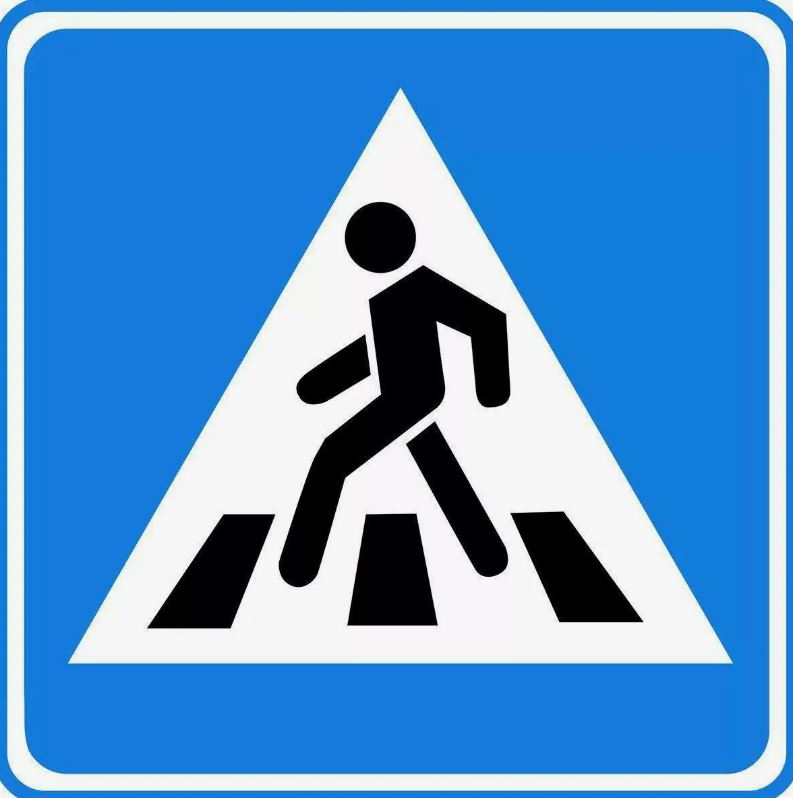
//> input picture image2_openCV_lab2.jpg, 793 x 798 px
$ ./opencv_practice_2   (built with g++ and OpenCV 4)
//> lines starting //> are read from the running program, lines starting //| are printed output that depends on the picture; after the words box and inside, x2 and y2 are one past the last pixel; in counts of white or black regions, pixels touching at a corner belong together
#include <opencv2/imgproc.hpp>
#include <opencv2/highgui.hpp>
#include <opencv2/opencv.hpp>
#include <iostream>
#include <string>

using namespace std;
using namespace cv;

int check_open_image(Mat image) {
    if (image.empty()) {
        cout << "Ошибка! Не удалось открыть изображение!" << endl;
        return -1;
    }
}

int  change_color(Mat image, int number, string str) {
    Mat color_space;
    cvtColor(image, color_space, number);
    namedWindow(str, WINDOW_NORMAL);
    imshow(str, color_space);
    return 0;
}


int main() {
    setlocale(0, "");
    int n;
    cout << "Возможности программы:" << endl;
    cout << "1. Вывод изображения в различных цветовых пространствах" << endl;
    cout << "2. Вывод изображения с фильтром Гаусса. Обнаружение и рисование линий." << endl;
    cout << "3. Обнаружение и рисование окружностей." << endl;
    cout << "Введите число от 1 до 3: ";
    cin >> n;
//> the answer given: 3
    if ((cin.fail()) || ((n!=1) && (n!=2) && (n!=3))){
        cout << "Неправильный ввод!" << endl;
        cout << "Программа завершена";
        cout << endl;
        system("pause");
        return 0;
    }


    if (n == 1) {
        Mat image = imread("C:/Users/VALev/OneDrive/Рабочий стол/Политех/8 семестр/Лабы openCV/opencv_practice_2/image1_openCV_lab2.jpg");
        check_open_image(image);

        namedWindow("BGR", WINDOW_NORMAL);
        imshow("BGR", image);

        change_color(image, COLOR_BGR2RGB, "RGB");
        change_color(image, COLOR_BGR2HSV, "HSV");
        change_color(image, COLOR_BGR2Lab, "LAB");
        change_color(image, COLOR_BGR2GRAY, "GRAY");
        change_color(image, COLOR_BGR2XYZ, "XYZ");
    }

    if (n == 2) {
        Mat image2 = imread("C:/Users/VALev/OneDrive/Рабочий стол/Политех/8 семестр/Лабы openCV/opencv_practice_2/image2_openCV_lab2.jpg");
        check_open_image(image2);

        Mat image2_gauss_blur;
        GaussianBlur(image2, image2_gauss_blur, Size(7, 7), 0);
        imshow("Размытое изображение", image2_gauss_blur);

        vector<Vec4i> lines;
        Mat poisk_angle;
        Canny(image2_gauss_blur, poisk_angle, 150, 300);
        HoughLinesP(poisk_angle, lines, 1, CV_PI / 180, 50, 50, 20);
        for (size_t i = 0; i < lines.size(); i++) {
            Vec4i line_i = lines[i];
            line(image2, Point(line_i[0], line_i[1]), Point(line_i[2], line_i[3]), Scalar(0, 0, 255), 4);
        }
        imshow("Обведенные линии", image2);
    }

    if (n == 3) {
        Mat image3 = imread("C:/Users/VALev/OneDrive/Рабочий стол/Политех/8 семестр/Лабы openCV/opencv_practice_2/image2_openCV_lab2.jpg");
//> image3 is the input picture: 798 rows x 793 cols, CV_8UC3; mean B, G, R 206, 147.2, 84.3
        check_open_image(image3);

        vector<Vec3f> circles;
        Mat image3_gauss_blur;
        cvtColor(image3, image3_gauss_blur, COLOR_BGR2GRAY);
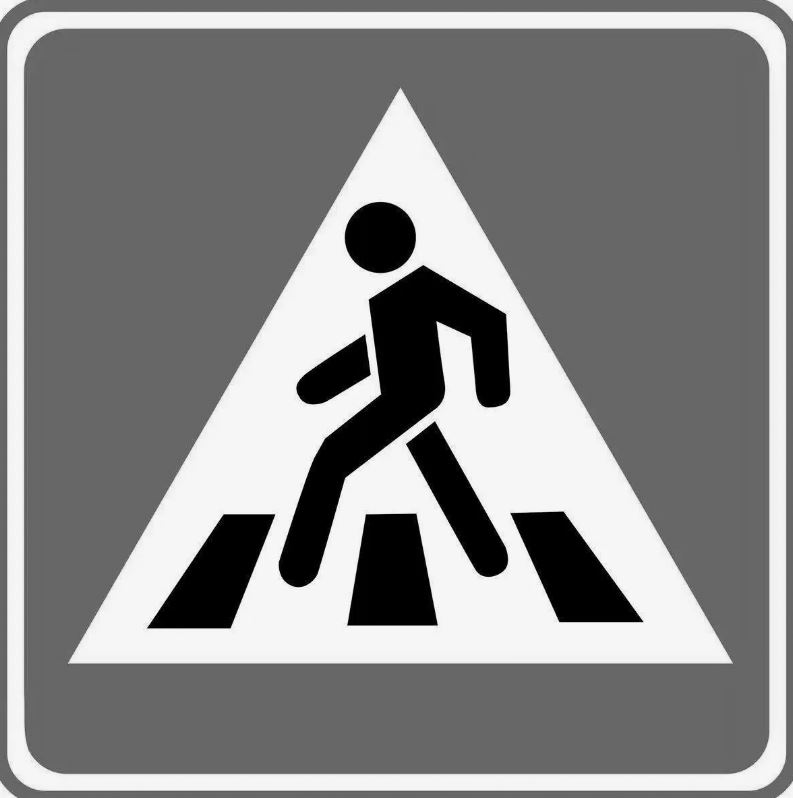
//> image3_gauss_blur: 798 rows x 793 cols, CV_8UC1; min 0, max 255, mean 135.1
        GaussianBlur(image3_gauss_blur, image3_gauss_blur, Size(7, 7), 0);
        HoughCircles(image3_gauss_blur, circles, HOUGH_GRADIENT, 2, image3_gauss_blur.rows / 4, 10, 200);
//> circles = 1 circle (x, y, radius): [379, 237, 35.8]

        for (size_t i = 0; i < circles.size(); i++) {
            Point center(cvRound(circles[i][0]), cvRound(circles[i][1]));
            int radius = cvRound(circles[i][2]);
            circle(image3, center, radius, Scalar(0, 0, 255), 4, 8, 0);
        }
//> this loop made 1 pass
//> (center, radius) on pass 1: (Point(379, 237), 36)
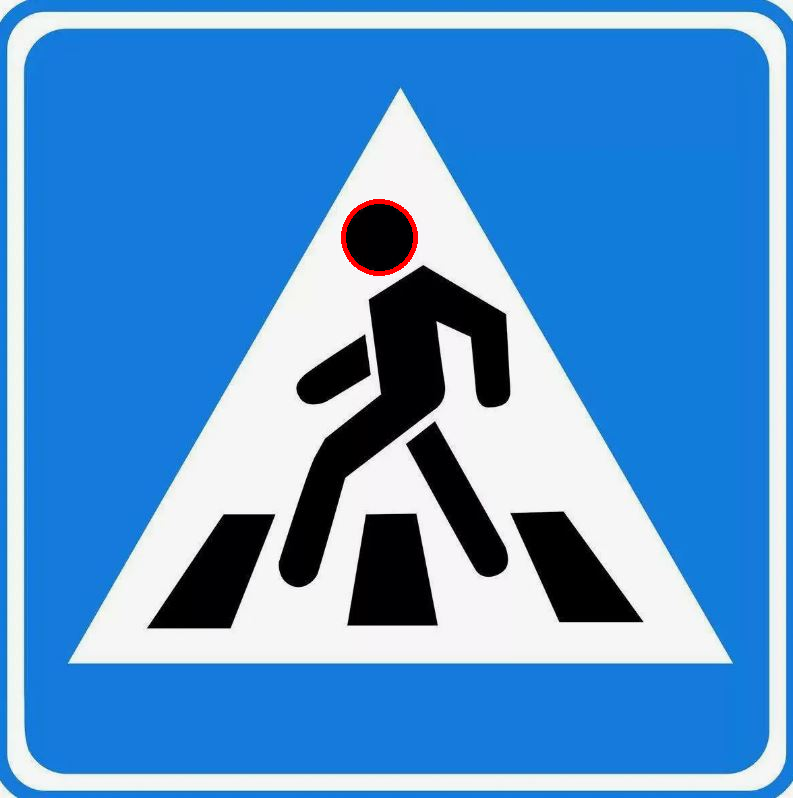
//> image3: 798 rows x 793 cols, CV_8UC3; 0.18% of pixels changed, all inside (x1, y1, x2, y2) = (341, 199, 418, 276)
        imshow("Обведенные круги", image3);
    }

    waitKey(0);
    return 0;
}

$ run again, with image1_openCV_lab3.jpg copied over image2_openCV_lab2.jpg
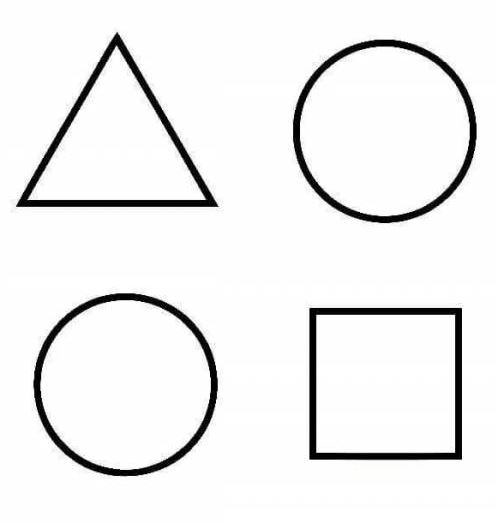
//> input picture image1_openCV_lab3.jpg, 497 x 523 px
//> image3 is the input picture: 523 rows x 497 cols, CV_8UC3; mean B, G, R 238.7, 238.7, 238.7
//> `GaussianBlur(image3_gauss_blur, image3_gauss_blur, Size(7, 7), 0);`:
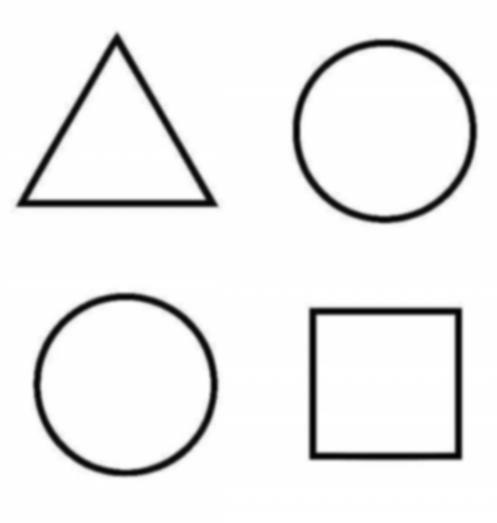
//> image3_gauss_blur: 523 rows x 497 cols, CV_8UC1; min 2, max 255, mean 238.7
//> circles = 2 circles (x, y, radius): [125, 385, 85], [383, 131, 85.6]
//> the loop `for (size_t i = 0; i < circles.size(); i++)` made 2 passes
//> (center, radius) on passes 1 to 2: (Point(125, 385), 85), (Point(383, 131), 86)
//> after the loop `for (size_t i = 0; i < circles.size(); i++)`:
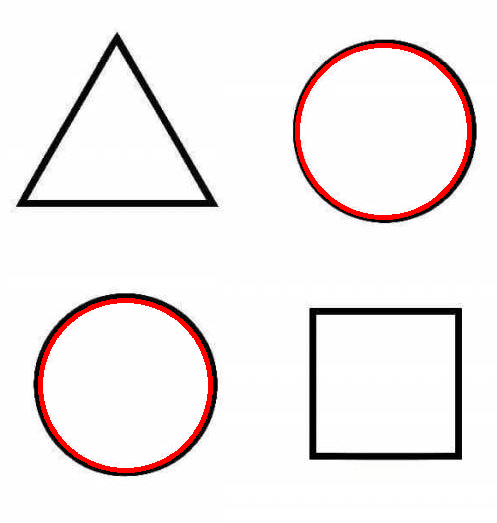
//> image3: 523 rows x 497 cols, CV_8UC3; 2.04% of pixels changed, all inside (x1, y1, x2, y2) = (38, 43, 472, 473)
